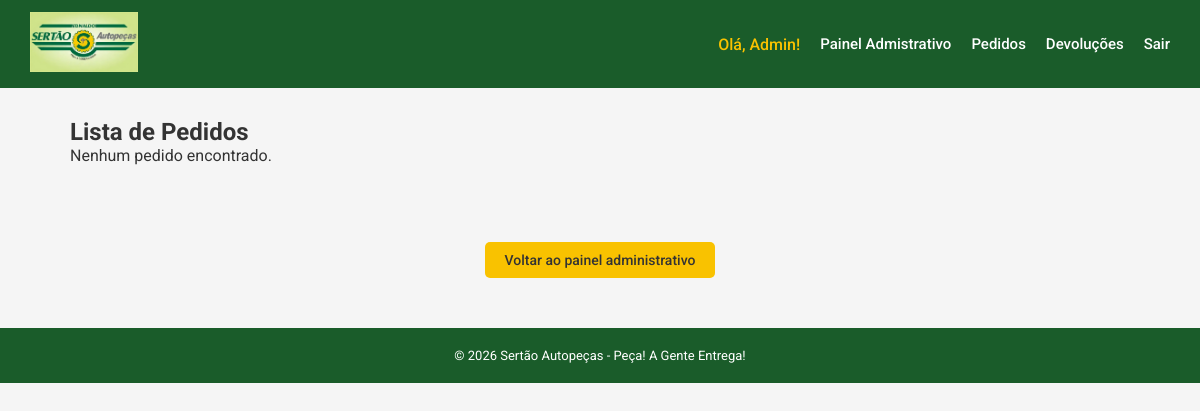
The app's page /admin/pedidos (signed in), older data.
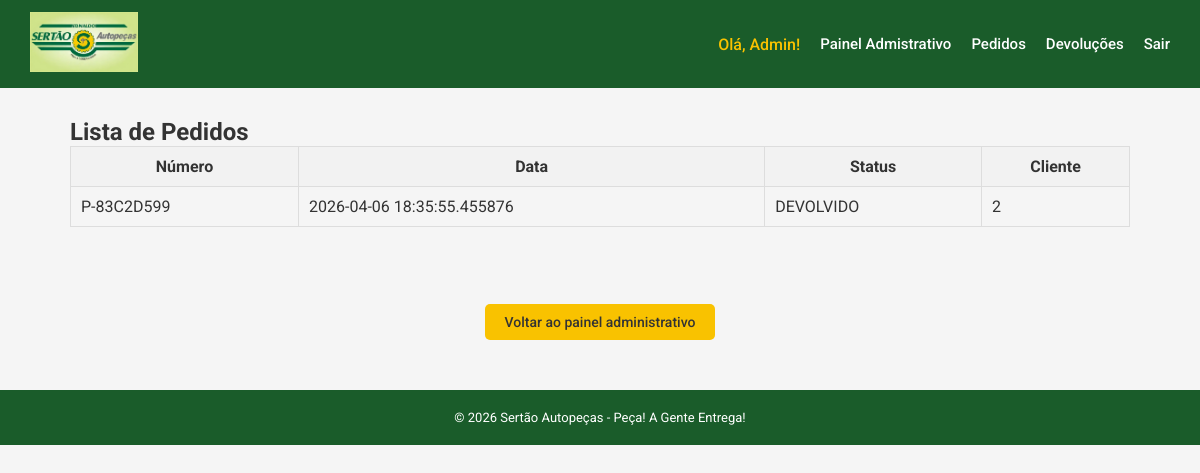
The same page, newer data.
### app/models.py (models this page shows)
class Pedido(db.Model):
    id = db.Column(db.Integer, primary_key=True)
    numero = db.Column(db.String, nullable=False, unique=True)
    data = db.Column(db.DateTime, default=datetime.now)
    status = db.Column(db.String, nullable=False)
    usuario_id = db.Column(db.Integer, db.ForeignKey('usuario.id'), nullable=False)
    usuario = db.relationship('Usuario', backref='pedidos')
    itens = db.relationship('ItemPedido', backref='pedido')

### app/routes/admin.py (the view)
@admin.route("/admin/pedidos", methods=["GET"])
@login_required
def listar_pedidos():
    if current_user.perfil != 'ADMIN':
        return redirect('/loja')
    pedidos = Pedido.query.order_by(Pedido.data.desc()).all()
    return render_template('admin/pedidos.html', pedidos=pedidos)

### app/models.py (called while the page is built)
@login_manager.user_loader
def load_user(user_id):
    return Usuario.query.get(int(user_id))

### app/templates/admin/pedidos.html (shortened to what this page needs)
{% extends 'base.html' %}
{% block conteudo %}
    <h2>Lista de Pedidos</h2>
    {% if pedidos %}
        <table style="width: 100%; border-collapse: collapse;">
            <thead>
                <tr style="background-color: #f2f2f2;">
                    <th style="padding: 10px; border: 1px solid #ddd;">Número</th>
                    <th style="padding: 10px; border: 1px solid #ddd;">Data</th>
                    <th style="padding: 10px; border: 1px solid #ddd;">Status</th>
                    <th style="padding: 10px; border: 1px solid #ddd;">Cliente</th>
                </tr>
            </thead>
            <tbody>
                {% for pedido in pedidos %}
                <tr>
                    <td style="padding: 10px; border: 1px solid #ddd;">
                        {{ pedido.numero }}
                    </td>
                    <td style="padding: 10px; border: 1px solid #ddd;">
                        {{ pedido.data }}
                    </td>
                    <td style="padding: 10px; border: 1px solid #ddd;">
                        {{ pedido.status }}
                    </td>
                    <td style="padding: 10px; border: 1px solid #ddd;">
                        {{ pedido.usuario_id }}
                    </td>
                </tr>
                {% endfor %}
            </tbody>
        </table>
    {% else %}
        <p>Nenhum pedido encontrado.</p>
    {% endif %}
    <br><br><br>
    <div style="text-align: center; margin-top: 20px;">
        <a href="/admin" class="btn btn-primary">Voltar ao painel administrativo</a>
    </div>
{% endblock %}

Row changes from the older to the newer data that the page shows:
added Pedido: numero "P-83C2D599", data "2026-04-06 18:35:55.455876", status "DEVOLVIDO", usuario_id "2"
Text that changed along with them:
text no longer shown: "Nenhum pedido encontrado."
text now shown: "Número Data Status Cliente"
